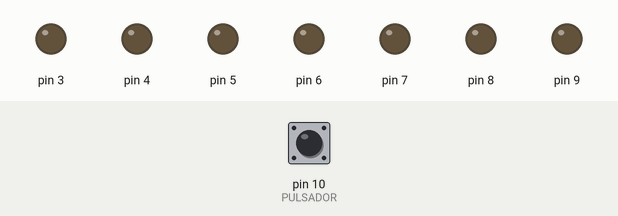
Bench run of a sketch on a simulated Arduino Uno, built with avr-gcc and run on an emulated ATmega328P. Shown: output pins drawn as LEDs (lit = HIGH). The test bench sets the inputs (shaded band); at power-on: pin 10 (PULSADOR) LOW. Random numbers use the default seed unless the sketch sets one.

Above: at 1.2 s.
1.3 s: pin 10 (PULSADOR) pulled HIGH for 3.2 s
At 4.6 s:
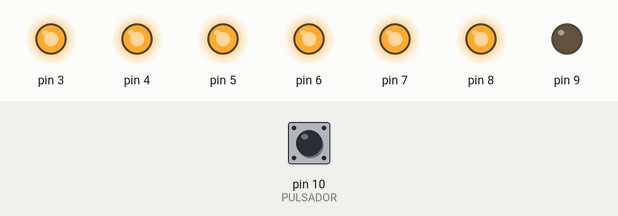
6.0 s: pin 10 (PULSADOR) pulled HIGH for 0.15 s
At 6.3 s:
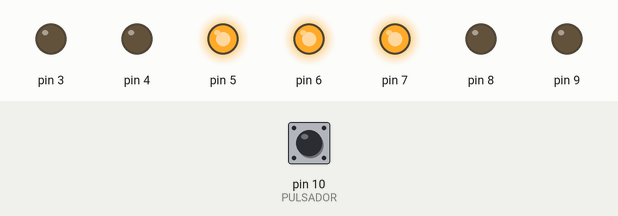
7.6 s: pin 10 (PULSADOR) pulled HIGH for 1 s
At 9.1 s:
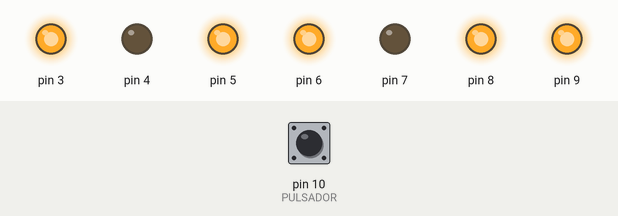
10.1 s: pin 10 (PULSADOR) pulled HIGH for 1 s
At 11.0 s:
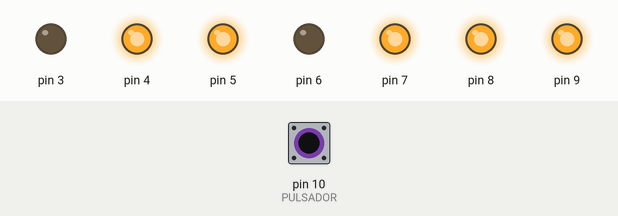
12.6 s: pin 10 (PULSADOR) pulled HIGH for 3.2 s
At 16.1 s:
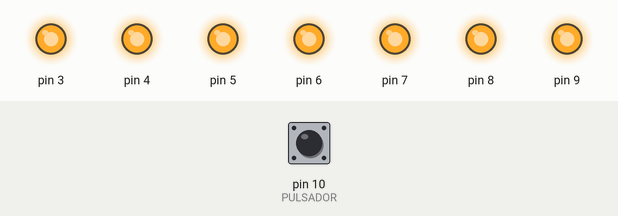
17.3 s: pin 10 (PULSADOR) driven HIGH
At 19.1 s:
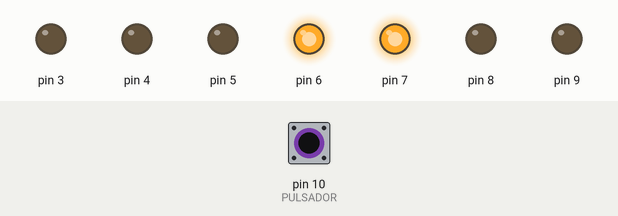
Timing chart, 0 to 21.3 s (numbered marks = the images above; inputs shaded):
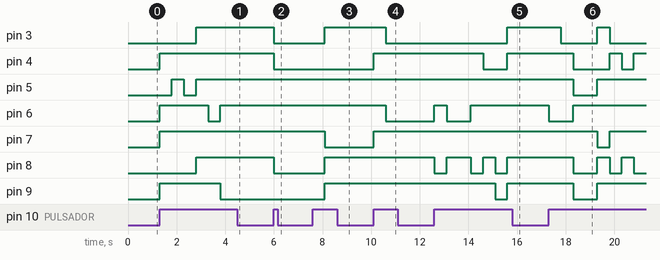

The sketch:

dado7segmentos.ino
```cpp
/* Programa creado por alemx1 para el Curso de robotica en
Arduino Nivel basico 2
A partir de un programa creado en programarfacil.com
*/

// Constantes pines
#define PULSADOR 10
// Array multidimensional para mostrar los números
byte  numero[10][8] =
{
  { 1, 1, 1, 1, 1, 1, 0, 0 }, // 0
  { 0, 0, 0, 1, 1, 0, 0, 0 }, // 1
  { 1, 0, 1, 1, 0, 1, 1, 0 }, // 2
  { 0, 0, 1, 1, 1, 1, 1, 0 }, // 3
  { 0, 1, 0, 1, 1, 0, 1, 0 }, // 4
  { 0, 1, 1, 0, 1, 1, 1, 0 }, // 5
  { 1, 1, 1, 0, 1, 1, 1, 0 }, // 6
  { 0, 0, 1, 1, 1, 0, 0, 0 }, // 7
  { 1, 1, 1, 1, 1, 1, 1, 0 }, // 8
  { 0, 1, 1, 1, 1, 0, 1, 0 } // 9
};

void setup() {
  // Iniciamos el monitor serie
  Serial.begin(9600);

  // Ponemos los pines de los segmentos en modo OUTPUT (salida)
  for (int i = 3; i < 10; i++)
  {
    pinMode(i, OUTPUT);
  }

  // Ponemos el pin del pulsador en modo INPUT (entradda)
  pinMode(PULSADOR, INPUT);

  //Establecemos la semilla fija
  randomSeed(analogRead(A0));
}

void loop() {
  // Leemos el valor del pulsador
  int valor = digitalRead(PULSADOR);

  // Si está pulsado
  if (valor == HIGH)
  {

    //Genera un numero aleatorio entre 1 y 6
    int randomNumber = random(0, 10);

    // Ponemos los pines en estado correcto para mostrar el número randomNumber
    for (int e = 0; e < 9; e++)
    {
      digitalWrite(e + 3, numero[randomNumber][e]);
    }

    delay(500);
  }
}
```

parpadeo.ino
```cpp
// Programa creado por el Prof. RK
```

Measured:
- after the input at 1.3 s, pin 3, pin 8: LOW → HIGH after 1.5 s; pin 4, pin 7: LOW → HIGH at once; pin 5: LOW → HIGH after 0.50 s, → LOW 0.50 s later, → HIGH 0.50 s later; pin 6: LOW → HIGH at once, → LOW 2.0 s later, → HIGH 0.50 s later; pin 9: LOW → HIGH at once, → LOW 2.5 s later
- after the input at 6.0 s, pin 3, pin 4, pin 8: HIGH → LOW at once
- after the input at 7.6 s, pin 3, pin 8, pin 9: LOW → HIGH after 0.50 s; pin 7: HIGH → LOW after 0.50 s
- after the input at 10.1 s, pin 3, pin 6: HIGH → LOW after 0.50 s; pin 4, pin 7: LOW → HIGH at once
- after the input at 12.6 s, pin 3: LOW → HIGH after 3.0 s; pin 4: HIGH → LOW after 2.0 s, → HIGH 1.0 s later; pin 6: LOW → HIGH at once, → LOW 0.50 s later, → HIGH 1.0 s later; pin 8: goes LOW 0.50 s, HIGH 1.0 s, LOW 0.50 s, HIGH 0.50 s, LOW 0.50 s, then HIGH, starting at once; pin 9: HIGH → LOW after 2.5 s, → HIGH 0.50 s later
- after the input at 17.3 s, pin 3: HIGH → LOW after 0.50 s, → HIGH 1.5 s later, → LOW 0.50 s later; pin 4: HIGH → LOW after 1.0 s, → HIGH 1.5 s later, → LOW 0.50 s later, → HIGH 0.50 s later; pin 5, pin 9: HIGH → LOW after 1.0 s, → HIGH 1.0 s later; pin 6: HIGH → LOW at once, → HIGH 1.0 s later; pin 7: HIGH → LOW after 2.0 s, → HIGH 0.50 s later
